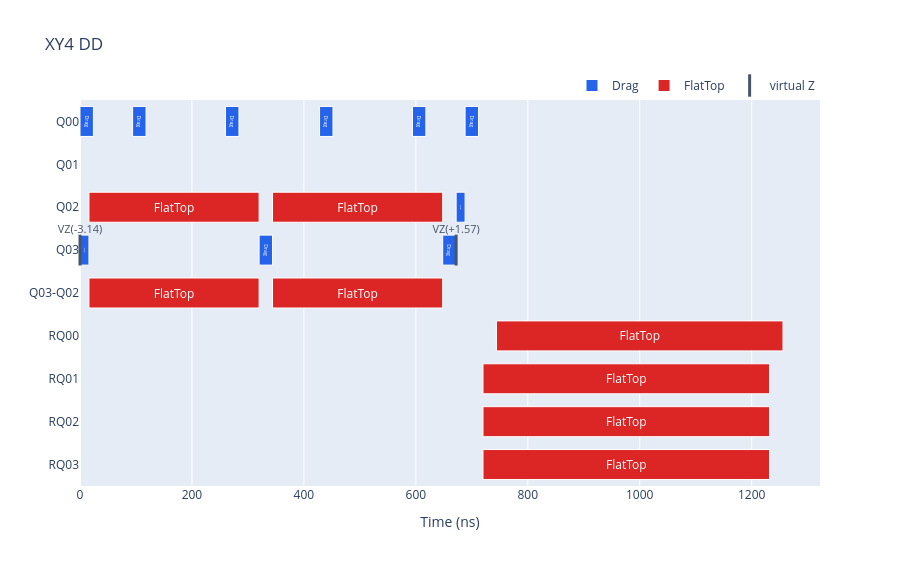

The notebook cell saved with this chart:
### Markdown cell above
Two `x` and two `y` gates were inserted (the original circuit had two
`x`). Compile to pulses and look at the same window:

### Code cell
schedule_xy4 = backend.validate(circuit_xy4)[0]
build_pulse_schedule_timeline_figure(schedule_xy4, title="XY4 DD").show()

### Figure 1 — Plotly figure (JSON) as saved in the notebook; plotly's stock layout.template omitted (floating-point values rounded to 4 significant figures)
{"data": [{"base": [0, 94, 260, 428, 594, 688, 672, 0, 320, 648], "hovertemplate": "Drag<br>start=%{base:.1f} ns<br>duration=%{x:.1f} ns<extra></extra>", "insidetextanchor": "middle", "marker": {"color": "#2563eb", "line": {"color": "#ffffff", "width": 1}}, "name": "Drag", "orientation": "h", "text": "Drag", "textposition": "inside", "type": "bar", "x": [24, 24, 24, 24, 24, 24, 16, 16, 24, 24], "y": ["Q00", "Q00", "Q00", "Q00", "Q00", "Q00", "Q02", "Q03", "Q03", "Q03"]}, {"base": [16, 344, 16, 344, 744, 720, 720, 720], "hovertemplate": "FlatTop<br>start=%{base:.1f} ns<br>duration=%{x:.1f} ns<extra></extra>", "insidetextanchor": "middle", "marker": {"color": "#dc2626", "line": {"color": "#ffffff", "width": 1}}, "name": "FlatTop", "orientation": "h", "text": "FlatTop", "textposition": "inside", "type": "bar", "x": [304, 304, 304, 304, 512, 512, 512, 512], "y": ["Q02", "Q02", "Q03-Q02", "Q03-Q02", "RQ00", "RQ01", "RQ02", "RQ03"]}, {"cliponaxis": false, "customdata": [["VirtualZ", -3.142], ["VirtualZ", 1.571]], "hovertemplate": "%{customdata[0]}<br>t=%{x:.1f} ns<br>theta=%{customdata[1]:.3f} rad<extra></extra>", "marker": {"color": "#475569", "line": {"color": "#475569", "width": 3}, "size": 22, "symbol": "line-ns-open"}, "mode": "markers+text", "name": "virtual Z", "text": ["VZ(-3.14)", "VZ(+1.57)"], "textfont": {"color": "#475569", "size": 11}, "textposition": "top center", "type": "scatter", "x": [0, 672], "y": ["Q03", "Q03"]}], "layout": {"bargap": 0.3, "barmode": "overlay", "height": 566, "legend": {"orientation": "h", "x": 1, "xanchor": "right", "y": 1, "yanchor": "bottom"}, "title": {"text": "XY4 DD"}, "width": 900, "xaxis": {"rangemode": "tozero", "title": {"text": "Time (ns)"}}, "yaxis": {"categoryarray": ["RQ03", "RQ02", "RQ01", "RQ00", "Q03-Q02", "Q03", "Q02", "Q01", "Q00"], "categoryorder": "array"}}}
